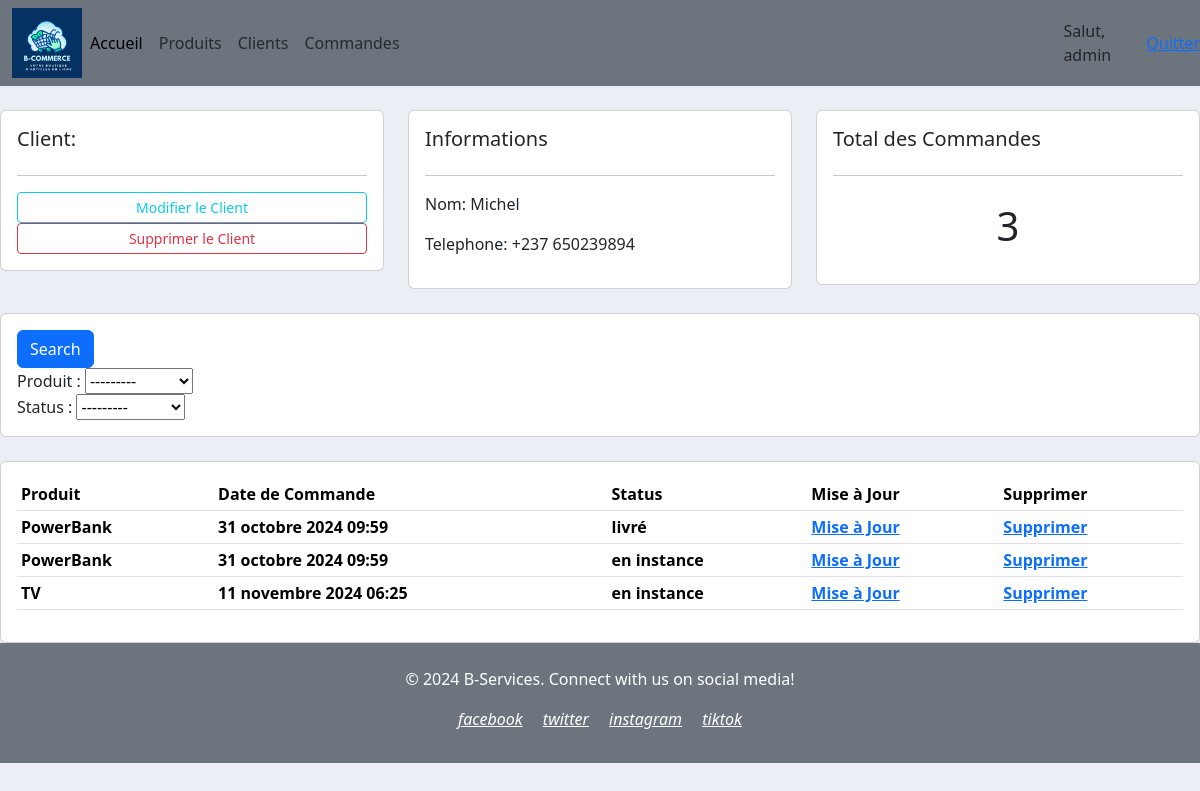
/client/1/ (signed in), run on the app's committed database.
### client/models.py (models this page shows, shortened)
class Client(models.Model):
    nom = models.CharField(max_length=200, null=True)
    telephone = models.CharField(max_length=200, null=True)
    date_creation = models.DateTimeField(auto_now_add=True)

### commande/models.py (models this page shows)
class Commande(models.Model):
    STATUS = (('en instance', 'en instance'),
              ('non livré', 'non livré'),
              ('livré', 'livré'))
    client = models.ForeignKey(Client, null=True, on_delete=models.SET_NULL)
    produit = models.ForeignKey(Produit, null=True, on_delete=models.SET_NULL)
    status = models.CharField(max_length=200, null=True, choices=STATUS)
    date_creation = models.DateTimeField(auto_now_add=True)

### produit/models.py (models this page shows)
class Produit(models.Model):
    nom =models.CharField(max_length=200, null=True)
    prix = models.FloatField(null=True)
    date_creation = models.DateTimeField(auto_now_add=True)
    tag = models.ManyToManyField(Tag)
    def __str__(self):
        return self.nom

### client/views.py (the view)
# urls.py: path('<str:pk>/', views.list_client, name='client'),
@login_required(login_url='acces')
def list_client(request, pk):
    client = Client.objects.get(id=pk)
    commande = client.commande_set.all()
    commande_total = commande.count()
    myFilter = CommandeFiltre(request.GET, queryset=commande)
    commande = myFilter.qs
    context = {'client':client, 'commande':commande, 'commande_total':commande_total, 'myFilter':myFilter}
    return render(request, 'client/list_client.html', context)

### templates/client/list_client.html
{% extends 'main.html' %}
{% block content %}
<br>
<div class="row">
	<div class="col-md">
		<div class="card card-body">
			<h5>Client:</h5>
			<hr>
			<a class="btn btn-outline-info  btn-sm btn-block" href="">Modifier le Client</a>
			<a class="btn btn-outline-danger  btn-sm btn-block" href="">Supprimer le Client</a>
		</div>
	</div>
	<div class="col-md">
		<div class="card card-body">
			<h5>Informations</h5>
			<hr>
			<p>Nom: {{client.nom}} </p>
			<p>Telephone: {{client.telephone}}</p>
		</div>
	</div>
	<div class="col-md">
		<div class="card card-body">
			<h5>Total des Commandes</h5>
			<hr>
			<h1 style="text-align: center;padding: 10px">{{commande_total}}</h1>
		</div>
	</div>
</div>
<br>
<div class="col">
	<div class="col">
		<div class="card card-body">
			<form method="get">
		    <button class="btn btn-primary" type="submit">Search</button>
				{{myFilter.form}}
		  </form>
		</div>
	</div>
</div>
<br>
<div class="row">
	<div class="col-md">
		<div class="card card-body">
			<table class="table table-sm">
				<tr>
					<th>Produit</th>
					<th>Date de Commande</th>
					<th>Status</th>
					<th>Mise à Jour</th>
					<th>Supprimer</th>
				</tr>
				{% for command in commande %}
				<tr>
					<th>{{command.produit}}</th>
					<th>{{command.date_creation}}</th>
					<th>{{command.status}}</th>
					<th><a href=""> Mise à Jour</a></th>
					<th><a href="">Supprimer</a></th>
				</tr>
				{% endfor %}
			</table>
		</div>
	</div>
</div>
{% endblock %}

### templates/base/navbar.html (shortened to what this page needs)
{% load static %}
<nav class="navbar navbar-expand-lg navbar-info bg-secondary">
  <div class="container-fluid">
    <img src="{% static 'images/articleLogo.png' %}" alt="Logo" style="height: 70px;">
    <div class="collapse navbar-collapse" id="navbarNav">
      <ul class="navbar-nav">
        <li class="nav-item">
          <a class="nav-link active" aria-current="page" href="#">Accueil</a>
        </li>
        <li class="nav-item">
          <a class="nav-link" href="#">Produits</a>
        </li>
        <li class="nav-item">
          <a class="nav-link" href="#">Clients</a>
        </li>
        <li class="nav-item">
          <a class="nav-link" href="#">Commandes</a>
        </li>
      </ul>
    </div>
  </div>
  <span>Salut, {{request.user }} </span>
  <span> <a href="{% url 'quitter' %}">Quitter</a></span>
</nav>

### static/css/main.css (style rules this page uses)
body { background-color: #ebeff5; }

### data on the page
Client: nom "Michel", telephone "+237 650239894"
Commande: produit "PowerBank", date_creation "31 octobre 2024 09:59", status "livré"
Commande: produit "PowerBank", date_creation "31 octobre 2024 09:59", status "en instance"
Commande: produit "TV", date_creation "11 novembre 2024 06:25", status "en instance"

### other printed values
{{ request.user }} "admin"
{{ commande_total }} "3"
